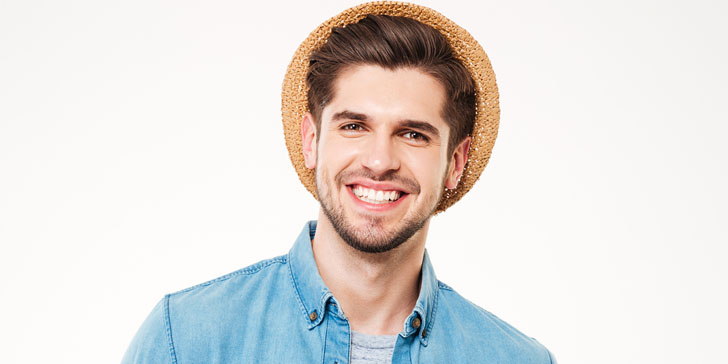
#> input picture opencv-basic/pic/x.jpg, 728 x 364 px
$ python no31-kmean.py
#> lines starting #> are read from the running program, lines starting #| are printed output that depends on the picture
'''K值聚类'''
'''仅有一个特征的数据'''
import numpy as np
import cv2
from matplotlib import pyplot as plt


# [21 lines of commented-out code are left out]


'''二维特征聚类'''
# [19 lines of commented-out code are left out]

'''颜色量化'''
img = cv2.imread("pic/x.jpg")
#> img is the input picture: shape (364, 728, 3); mean B, G, R 219, 222, 225.8
Z = img.reshape((-1,3))

Z = np.float32(Z)

criteria = (cv2.TERM_CRITERIA_EPS+cv2.TERM_CRITERIA_MAX_ITER,10,1.0)

K= 8
ret,label,center = cv2.kmeans(Z,K,None,criteria,10,cv2.KMEANS_RANDOM_CENTERS)
#> ret = 60681545.2; center = [[217.5, 194.1, 146.6], [246.6, 248.6, 250], [184.3, 202.5, 239.3], [190.4, 156.6, 91.37], [35.06, 41.89, 61.74], [133, 165.6, 220.4], [91.38, 123.8, 181.1], [59.82, 78.1, 119.7]]


center = np.uint8(center)
#> center = [[217, 194, 146], [246, 248, 249], [184, 202, 239], [190, 156, 91], [35, 41, 61], [133, 165, 220], [91, 123, 181], [59, 78, 119]]
res = center[label.flatten()]
res2 =res.reshape((img.shape))
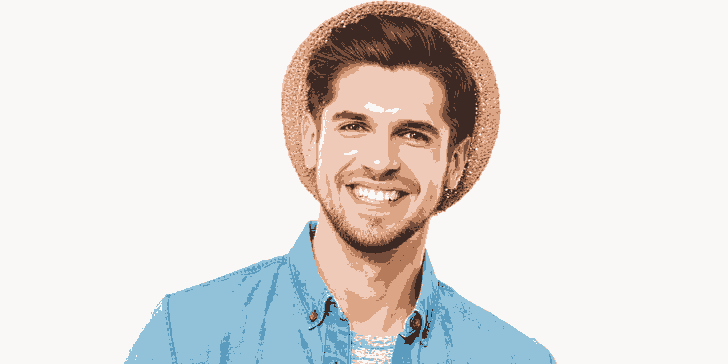
#> res2: shape (364, 728, 3); mean B, G, R 218.3, 221.4, 225

cv2.imshow("res2",res2)
cv2.waitKey(0)
cv2.destroyAllWindows()

$ run again, with opencv-basic/pic/apple.jpg copied over opencv-basic/pic/x.jpg
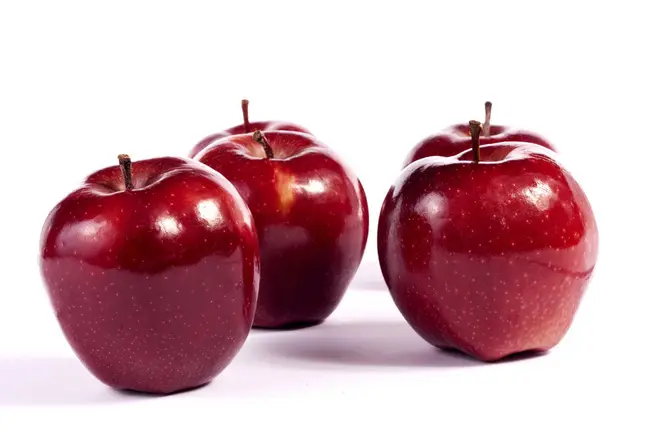
#> input picture opencv-basic/pic/apple.jpg, 658 x 438 px
#> img is the input picture: shape (438, 658, 3); mean B, G, R 181, 174.4, 208.9
#> `ret,label,center = cv2.kmeans(Z,K,None,criteria,10,cv2.KMEANS_RANDOM_C..`: ret = 74728943.8; center = [[59.68, 39.57, 122.4], [19.62, 5.71, 77.08], [77.36, 62.75, 169], [185.1, 174.3, 210.1], [234.6, 225.5, 241.8], [131.5, 121.4, 187.2], [255.3, 255, 255.4], [24.66, 7.29, 135.9]]
#> `center = np.uint8(center)`: center = [[59, 39, 122], [19, 5, 77], [77, 62, 168], [185, 174, 210], [234, 225, 241], [131, 121, 187], [255, 254, 255], [24, 7, 135]]
#> `res2 =res.reshape((img.shape))`:
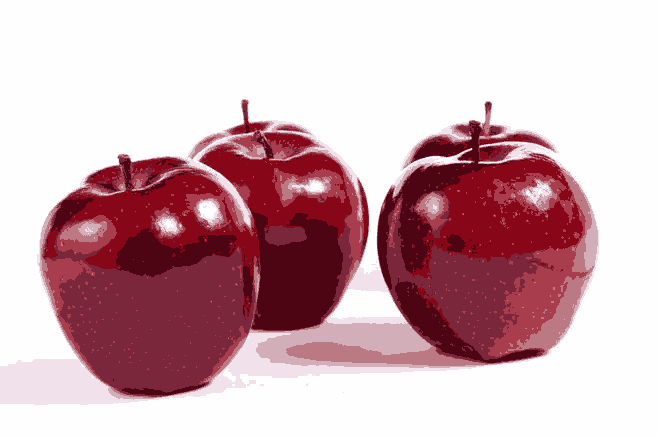
#> res2: shape (438, 658, 3); mean B, G, R 180.9, 173.9, 208.8
